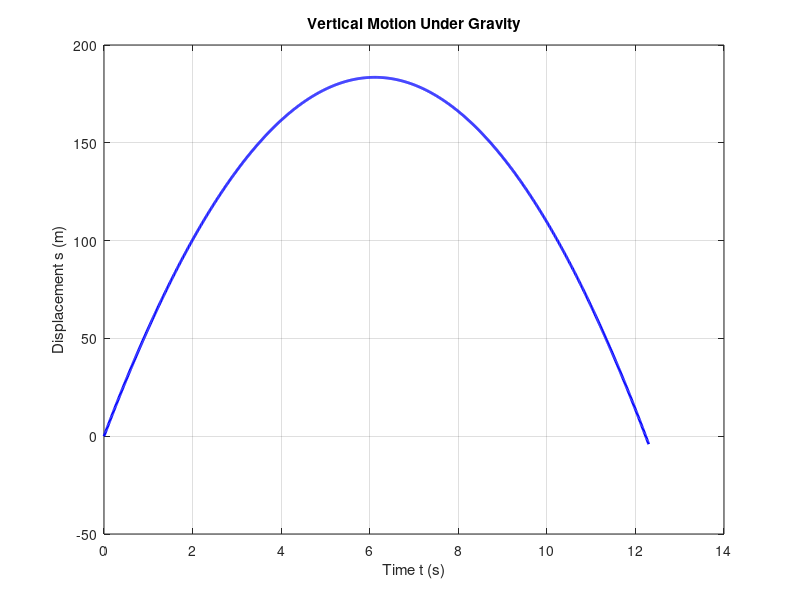

This chart was generated by the following MATLAB code:
% 1. INPUT
% Define given physical constants and time array
g = 9.81;                 % Acceleration due to gravity (m/s^2)
u = 60;                   % Initial velocity (m/s)
t = 0 : 0.01 : 12.3;      % Time vector from 0 to 12.3 seconds with 0.01s steps

% 2. OPERATIONS
% Calculate displacement s using element-by-element squaring (t.^2)
s = u * t - 0.5 * g * t.^2;

% 3. OUTPUT
% Plot displacement against time
figure;
plot(t, s, 'b-', 'LineWidth', 2);
grid on;

% Label the plot axes and title
xlabel('Time t (s)');
ylabel('Displacement s (m)');
title('Vertical Motion Under Gravity');
